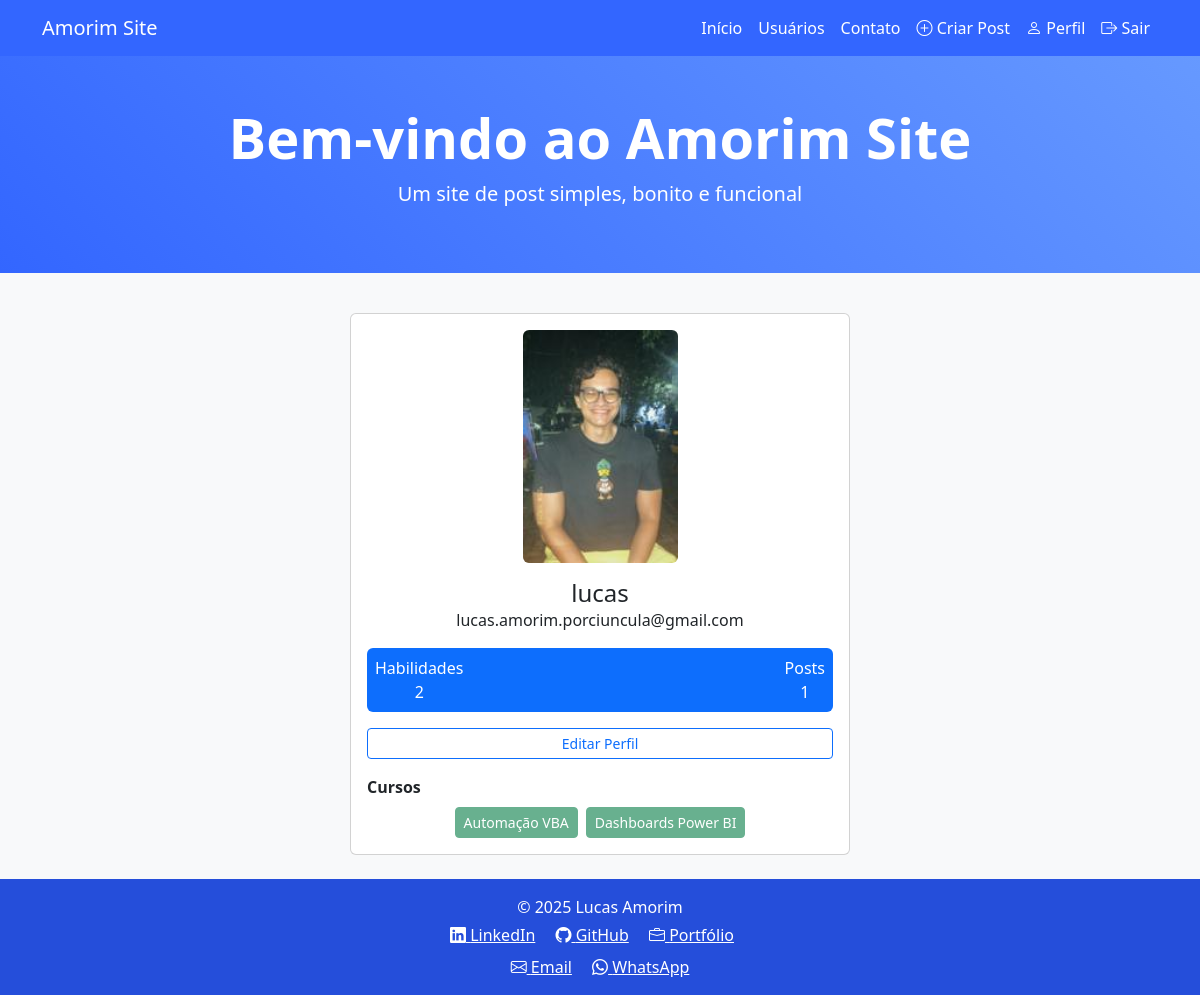
The page /perfil (signed in) on the database its author committed.
### comunidadeImpressionadora/models.py (models this page shows)
class Usuario(database.Model, UserMixin):
    id = database.Column(database.Integer, primary_key=True)
    username = database.Column(database.String, nullable=False)
    senha = database.Column(database.String, nullable=False)
    email = database.Column(database.String, nullable=False, unique=True)
    foto_perfil = database.Column(database.String, default='default.jpg', nullable=False)
    post = database.relationship('Post', backref='autor', lazy=True)
    cursos = database.Column(database.String, nullable=False, default='Não Informado')
    def contar_posts(self):
        return len(self.post)

### comunidadeImpressionadora/routes.py (the view)
@app.route('/perfil')
@login_required
def perfil():
    foto_perfil = url_for('static', filename='fotos_perfil/{}'.format(current_user.foto_perfil))
    return render_template('perfil.html', foto_perfil=foto_perfil)

### comunidadeImpressionadora/models.py (called while the page is built)
@login_manager.user_loader
def load_usuario(id_usuario):
    return Usuario.query.get(int(id_usuario))

### comunidadeImpressionadora/templates/perfil.html (shortened to what this page needs)
{% extends 'base.html' %}
{% block body %}
<div class="container centralizado-vertical d-flex justify-content-center">
    <div class="card p-3 w-100" style="max-width: 500px;">
        <div class="d-flex flex-column align-items-center">
            <div class="image mb-3">
                <img src="{{ foto_perfil }}" class="rounded" width="155">
            </div>
            <div class="w-100 text-center">
                <h4 class="mb-0">{{ current_user.username }}</h4>
                <span>{{ current_user.email }}</span>
            </div>
            <div class="p-2 mt-3 bg-primary d-flex justify-content-between rounded text-white stats w-100">
                <div class="d-flex flex-column text-center">
                    <span class="articles">Habilidades</span>
                    {% if 'Não Informado' in current_user.cursos %}
                        <span class="number1">0</span>
                    {% else %}
                        <span class="number1">{{ current_user.cursos.count(';') + 1 }}</span>
                    {% endif %}
                </div>
                <div class="d-flex flex-column text-center">
                    <span class="rating">Posts</span>
                    <span class="number3">{{ current_user.contar_posts()}}</span>
                </div>
            </div>
            <div class="button mt-3 w-100">
                <a class="btn btn-sm btn-outline-primary w-100" href="{{ url_for('editar_perfil') }}">Editar Perfil</a>
            </div>
            <div class="mt-3 w-100">
                <strong>Cursos</strong><br>
                <div class="d-flex flex-wrap justify-content-center gap-2 mt-2">
                    {% for curso in current_user.cursos.split(';') %}
                        <button type="button" class="btn btn-success btn-sm" disabled>{{ curso }}</button>
                    {% endfor %}
                </div>
            </div>
        </div>
    </div>
</div>
{% endblock %}

### comunidadeImpressionadora/static/base.css (style rules this page uses)
:root { --primary-color: #3366ff; --primary-color-light: #6699ff; --primary-color-dark: #254eda; }
body { background-color: #f8f9fa; }

### rows shown on the page
Usuario: username "lucas", email "lucas.amorim.porciuncula@gmail.com", cursos "2"

### other values the page prints
{{ current_user.contar_posts() }} "1"
{{ curso }} "Automação VBA" "Dashboards Power BI"
